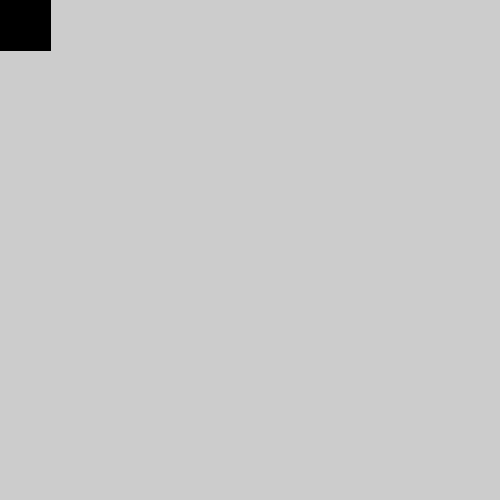
Frame 1 (no input)
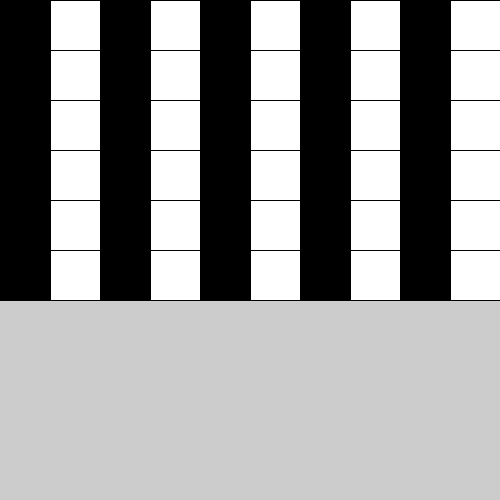
Frame 60 (the mouse pressed at the canvas centre just before this capture)
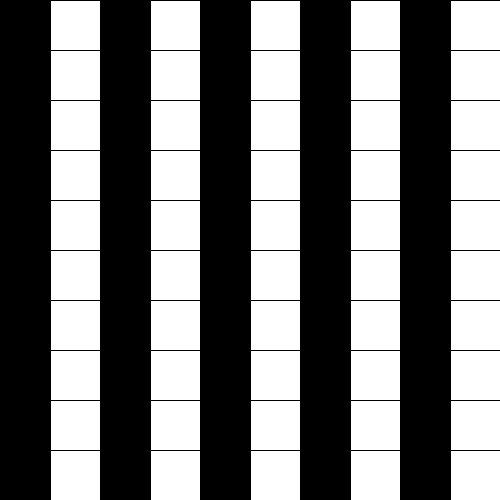
Frame 120 (the mouse held since frame 60 and released just before this capture)

The Processing sketch that drew these frames (run headless with seeded random() and noise(); from frame 60 on, the mouse is pressed at the canvas centre):

// Processing sketch: modulo
// ── modulo.pde
int rectWidth=50;
int positionX=0;
int positionY=0;

boolean even;
int counter;

void setup() {
  size(500, 500);
}

void draw() {
  if (counter%2==0) {
    fill(0);
  } else {
    fill(255);
  }
  rect(positionX, positionY, rectWidth, rectWidth);
  positionX+=rectWidth;

  if (positionX>width-rectWidth) {
    positionX=0;
    positionY+=rectWidth;
    // counter++; // offset to "chess"
  }
  counter++;
}
